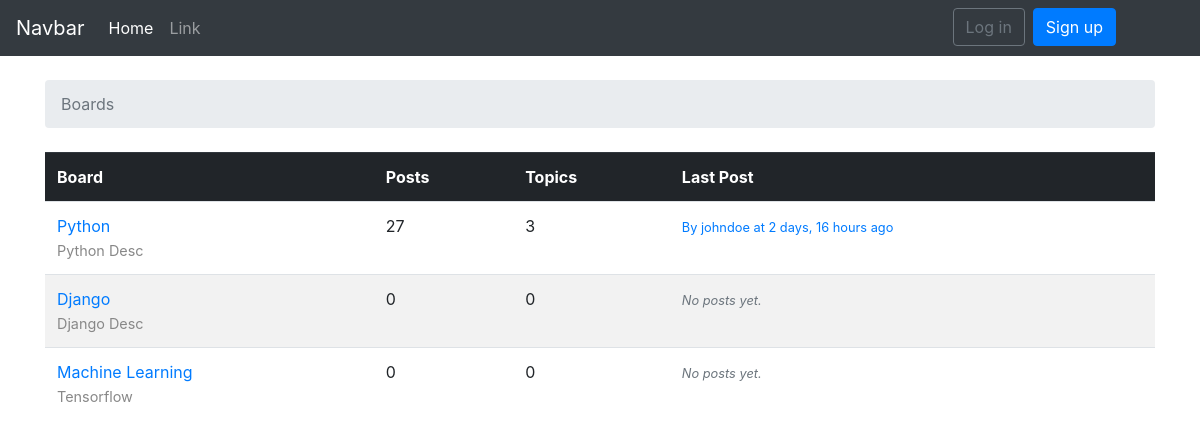
The page / on the database its author committed.
### board/models.py (models this page shows, shortened)
class Board(models.Model):
    name = models.CharField(max_length=150, unique=True)
    description = models.CharField(max_length=150)
    def get_posts_count(self):
        return Post.objects.filter(topic__board=self).count()
    def get_last_post(self):
        return Post.objects.filter(topic__board=self).order_by('-created_at').first()

class Post(models.Model):
    message = models.TextField(max_length=4000)
    topic = models.ForeignKey(
        Topic, related_name='posts', on_delete=models.CASCADE)
    created_at = models.DateTimeField(auto_now_add=True)
    created_by = models.ForeignKey(
        User, related_name='posts', on_delete=models.CASCADE)
    updated_at = models.DateTimeField(null=True)
    updated_by = models.ForeignKey(
        User, related_name='+', null=True, on_delete=models.CASCADE)

### board/views.py (the view)
# urls.py: path('', views.Home.as_view(), name='home'),
class Home(ListView):
    model = Board
    template_name = 'board/home.html'
    context_object_name = 'boards'

### board/templates/board/home.html (shortened to what this page needs)
{% extends 'board/base.html' %}
{% load humanize %}
{% block breadcrumb %}
<ol class="breadcrumb my-4">
    <li class="breadcrumb-item active">Boards</li>
</ol>
{% endblock breadcrumb %}
{% block content %}
<table class="table table-striped">
    <tr class="thead-dark">
        <th>Board</th>
        <th>Posts</th>
        <th>Topics</th>
        <th>Last Post</th>
    </tr>
    {% for board in boards %}
    <tr>
        <td>
            <a href="{% url 'board:board_topics' board.pk %}">{{ board.name }}</a>
            <br>
            <span style='color: #888; font-size: 0.9rem;'>{{ board.description }}</span>
        </td>
        <td>{{ board.get_posts_count }}</td>
        <td>{{ board.topics.count }}</td>
        <td>
            {% with post=board.get_last_post %}
            {% if post %}
            <small>
                <a href="{% url 'board:reply_topic' board.pk post.topic.pk %}">
                    By {{ post.created_by.username }} at {{ post.created_at|naturaltime }}
                </a>
            </small>
            {% else %}
            <small class="text-muted">
                <em>No posts yet.</em>
            </small>
            {% endif %}
            {% endwith %}
        </td>
    </tr>
    {% endfor %}
</table>
{% endblock content %}

### rows shown on the page
Board: name "Python", description "Python Desc", get_posts_count "27", topics.count "3", get_last_post.created_by.username "johndoe", get_last_post.created_at "2 days, 16 hours ago"
Board: name "Django", description "Django Desc", get_posts_count "0", topics.count "0", shows "No posts yet."
Board: name "Machine Learning", description "Tensorflow", get_posts_count "0", topics.count "0", shows "No posts yet."
